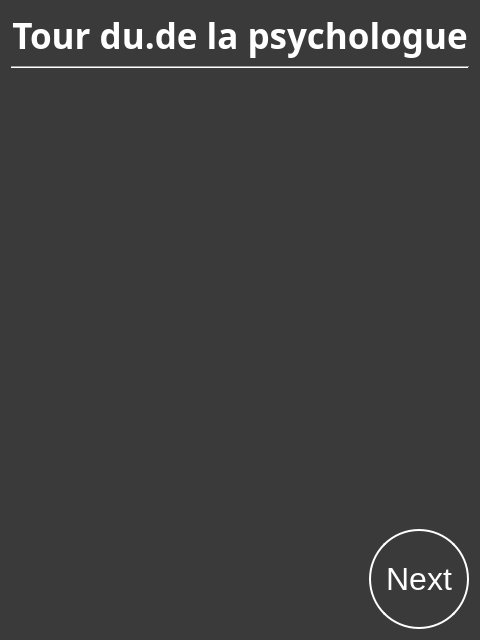
<?xml version="1.0" encoding="UTF-8"?>
<ui version="4.0">
 <class>PsychologistTurn</class>
 <widget class="QWidget" name="PsychologistTurn">
  <property name="geometry">
   <rect>
    <x>0</x>
    <y>0</y>
    <width>480</width>
    <height>640</height>
   </rect>
  </property>
  <property name="windowTitle">
   <string>Form</string>
  </property>
  <property name="styleSheet">
   <string notr="true">#PsychologistTurn {
    background-color: rgb(58, 58, 58);;
    }

QLabel {
	color:white;
}

QPushButton  {
    border: 2px solid white;
    background-color: rgb(58, 58, 58);
    padding: 10px 10px;
    font-size: 32px;
	color:white;
    border-radius: 50px;
}</string>
  </property>
  <layout class="QGridLayout" name="gridLayout">
   <item row="0" column="0">
    <layout class="QVBoxLayout" name="verticalLayout_2">
     <item alignment="Qt::AlignHCenter">
      <widget class="QLabel" name="label">
       <property name="sizePolicy">
        <sizepolicy hsizetype="Fixed" vsizetype="Fixed">
         <horstretch>0</horstretch>
         <verstretch>0</verstretch>
        </sizepolicy>
       </property>
       <property name="font">
        <font>
         <family>Yu Gothic UI Semibold</family>
         <pointsize>26</pointsize>
         <weight>75</weight>
         <bold>true</bold>
        </font>
       </property>
       <property name="text">
        <string>Tour du.de la psychologue</string>
       </property>
       <property name="alignment">
        <set>Qt::AlignCenter</set>
       </property>
      </widget>
     </item>
     <item>
      <layout class="QVBoxLayout" name="verticalLayout">
       <item>
        <widget class="Line" name="line">
         <property name="font">
          <font>
           <family>Yu Gothic UI Semilight</family>
           <pointsize>18</pointsize>
          </font>
         </property>
         <property name="orientation">
          <enum>Qt::Horizontal</enum>
         </property>
        </widget>
       </item>
       <item>
        <spacer name="verticalSpacer">
         <property name="orientation">
          <enum>Qt::Vertical</enum>
         </property>
         <property name="sizeHint" stdset="0">
          <size>
           <width>20</width>
           <height>40</height>
          </size>
         </property>
        </spacer>
       </item>
       <item alignment="Qt::AlignRight">
        <widget class="QPushButton" name="nextButton">
         <property name="sizePolicy">
          <sizepolicy hsizetype="Fixed" vsizetype="Fixed">
           <horstretch>0</horstretch>
           <verstretch>0</verstretch>
          </sizepolicy>
         </property>
         <property name="minimumSize">
          <size>
           <width>100</width>
           <height>100</height>
          </size>
         </property>
         <property name="text">
          <string>Next</string>
         </property>
        </widget>
       </item>
      </layout>
     </item>
    </layout>
   </item>
  </layout>
 </widget>
 <resources/>
 <connections/>
</ui>
